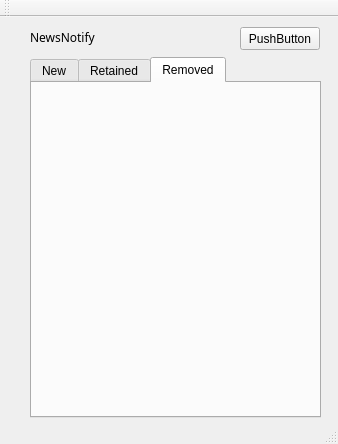
<?xml version="1.0" encoding="UTF-8"?>
<ui version="4.0">
 <class>MainWindow</class>
 <widget class="QMainWindow" name="MainWindow">
  <property name="geometry">
   <rect>
    <x>0</x>
    <y>0</y>
    <width>338</width>
    <height>444</height>
   </rect>
  </property>
  <property name="windowTitle">
   <string>MainWindow</string>
  </property>
  <widget class="QWidget" name="centralWidget">
   <widget class="QPushButton" name="b_getNews">
    <property name="geometry">
     <rect>
      <x>240</x>
      <y>10</y>
      <width>80</width>
      <height>23</height>
     </rect>
    </property>
    <property name="text">
     <string>PushButton</string>
    </property>
   </widget>
   <widget class="QLabel" name="appName">
    <property name="geometry">
     <rect>
      <x>30</x>
      <y>10</y>
      <width>91</width>
      <height>21</height>
     </rect>
    </property>
    <property name="font">
     <font>
      <family>Sans Serif</family>
     </font>
    </property>
    <property name="text">
     <string>NewsNotify</string>
    </property>
   </widget>
   <widget class="QTabWidget" name="t_displayNews">
    <property name="geometry">
     <rect>
      <x>30</x>
      <y>40</y>
      <width>291</width>
      <height>361</height>
     </rect>
    </property>
    <property name="currentIndex">
     <number>2</number>
    </property>
    <widget class="QWidget" name="tt_new">
     <attribute name="title">
      <string>New</string>
     </attribute>
    </widget>
    <widget class="QWidget" name="tt_retained">
     <attribute name="title">
      <string>Retained</string>
     </attribute>
    </widget>
    <widget class="QWidget" name="tt_removed">
     <attribute name="title">
      <string>Removed</string>
     </attribute>
    </widget>
   </widget>
  </widget>
  <widget class="QToolBar" name="mainToolBar">
   <attribute name="toolBarArea">
    <enum>TopToolBarArea</enum>
   </attribute>
   <attribute name="toolBarBreak">
    <bool>false</bool>
   </attribute>
  </widget>
  <widget class="QStatusBar" name="statusBar"/>
 </widget>
 <layoutdefault spacing="6" margin="11"/>
 <resources/>
 <connections/>
</ui>
